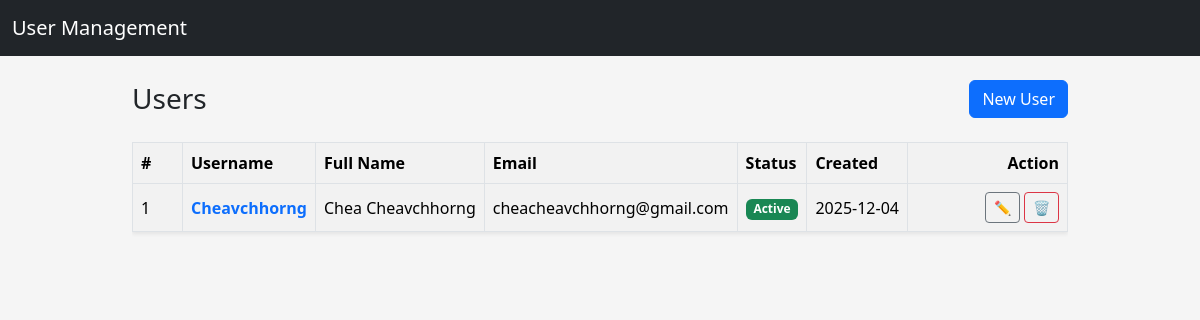
The app's page /users/, older data.
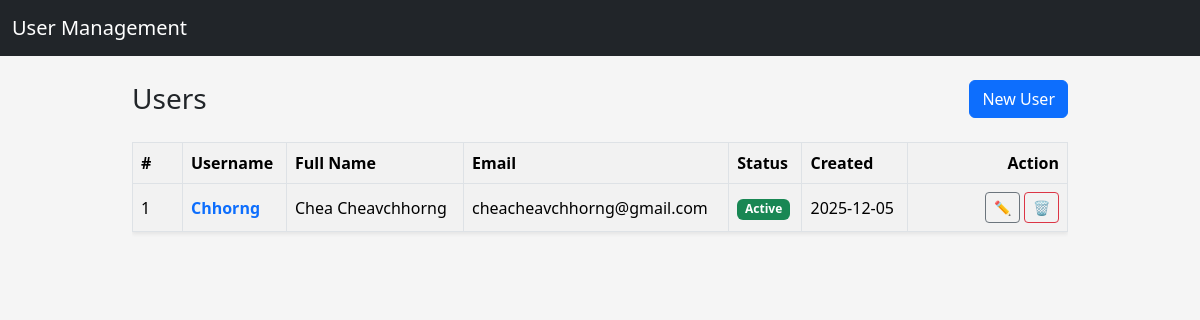
The same page, newer data.
### app/models/user.py (models this page shows, shortened)
class User(db.Model):
    __tablename__ = "users"
    id = db.Column(db.Integer, primary_key=True)
    username = db.Column(db.String(80), unique=True, nullable=False)
    email = db.Column(db.String(120), unique=True, nullable=False)
    full_name = db.Column(db.String(120), nullable=False)
    is_active = db.Column(db.Boolean, default=True, nullable=False)
    passwork_hash = db.Column(db.String(255), nullable=False)
    created_at = db.Column(db.DateTime, default=datetime.utcnow, nullable=False)
    updated_at = db.Column(
        db.DateTime, default=datetime.utcnow, onupdate=datetime.utcnow, nullable=False
    )

### app/routes/user_routes.py (the view)
@user_bp.route("/")
def index():
    users = UserService.get_all()
    return render_template("users/index.html", users=users)

### app/services/user_service.py (called while the page is built)
    @staticmethod
    def get_all() -> List[User]:
        return User.query.order_by(User.id.desc()).all()

### app/templates/users/index.html (shortened to what this page needs)
{% extends "layouts/base.html" %}
{% block content %}
<div class="d-flex justify-content-between align-items-center mb-4">
    <h1 class="h3 mb-0">Users</h1>
    <a href="{{ url_for('users.create')}}" class="btn btn-primary">New User</a>
</div>
{% if users %}
    <div class="table-responsive">
        <table class="table table-striped table-bordered align-middle shadow-sm">
            <thread class="table-light">
                <tr>
                    <th style="width: 50px">#</th>
                    <th>Username</th>
                    <th>Full Name</th>
                    <th>Email</th>
                    <th>Status</th>
                    <th>Created</th>
                    <th class="text-end" style="width: 160px;">Action</th>
                </tr>
            </thread>
            <tbody>
                {% for user in users %}
                <tr>
                    <td>{{ loop.index }}</td>
                    <td>
                        <a
                            href = "{{ url_for('users.detail', user_id=user.id)}}"
                            class= "text-decoration-none fw-semibold"
                        >
                            {{ user.username }}
                        </a>
                    </td>
                    <td>{{ user.full_name }}</td>
                    <td>{{ user.email }}</td>
                    <td>
                        {% if user.is_active %}
                            <span class="badge bg-success">Active</span>
                        {% else %}
                            <span class="badge bg-secondary">Inactive</span>
                        {% endif %}
                    </td>
                    <td>{{ user.created_at.strftime('%Y-%m-%d') }}</td>
                    <td class="text-end">
                        <a
                            href="{{ url_for('users.edit', user_id=user.id) }}"
                            class="btn btn-sm btn-outline-secondary"
                            title="Edit"
                        >
                            ✏️
                        </a>
                        <a
                            href="{{ url_for('users.delete_confirm', user_id = user.id) }}"
                            class="btn btn-sm btn-outline-danger"
                            title="Delete"
                        >
                            🗑
                        </a>
                    </td>
                    </tr>
                {% endfor %}
            </tbody>
        </table>
    </div>
{% else %}
    <div class="alert alert-info">
        No users found.
        <a href={{ url_for('users.create')}}>Create the first user</a>.
    </div>
{% endif %}
{% endblock %}

### app/templates/layouts/base.html (shortened to what this page needs)
<!DOCTYPE html>
<html lang="en">
  <head>
    <link
      href="https://cdn.jsdelivr.net/npm/bootstrap@5.3.3/dist/css/bootstrap.min.css"
      rel="stylesheet"
    />
    <link
      rel="stylesheet"
      href="{{ url_for('static', filename='css/style.css') }}"
    />
  </head>
  <body>
    <nav class="navbar navbar-expand-lg navbar-dark bg-dark mb-4">
      <div class="container-fluid">
        <a class="navbar-brand" href="{{ url_for('users.index') }}">
          User Management
        </a>
      </div>
    </nav>
    <main class="container">
       {% block content %}{% endblock %}
    </main>
  </body>
</html>

### app/static/css/style.css (style rules this page uses)
body { background-color: #f5f5f5; }
main.container { max-width: 960px; }
.table td, .table th { vertical-align: middle; }

Row changes from the older to the newer data that the page shows:
changed User "Chea Cheavchhorng": username "Cheavchhorng" → "Chhorng"; created_at "2025-12-04" → "2025-12-05"
